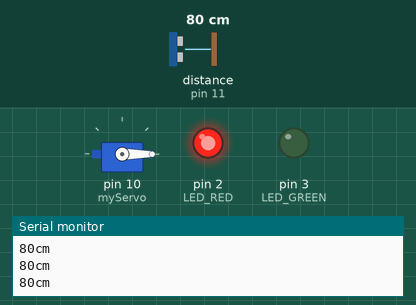
Simulated run of this sketch. Board: Arduino Uno, built with avr-gcc and run on an emulated ATmega328P. Shown: servo, output pins drawn as LEDs (lit = HIGH), the last lines printed to the serial monitor. The inputs (shaded band) are chosen by the test bench; at power-on: distance to the obstacle (sensor on pin 11) 80 cm. The echo pulse lasts 58.3 µs per cm.

Above: at 2.1 s.
2.2 s: distance to the obstacle (sensor on pin 11) set to 11 cm
3.7 s: distance to the obstacle (sensor on pin 11) set to 8 cm
At 4.01 s:
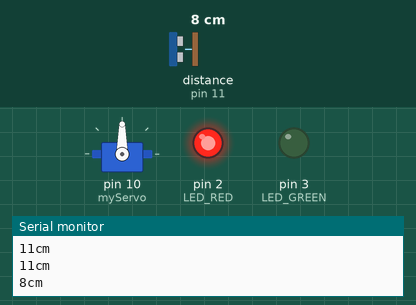
At 4.7 s:
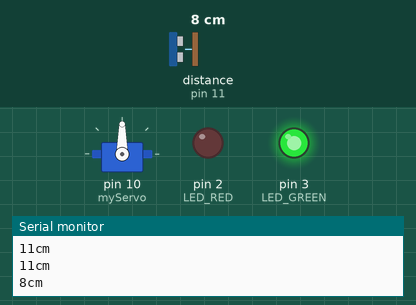
Timing chart, 0 to 11.8 s (numbered marks = the images above; inputs shaded):
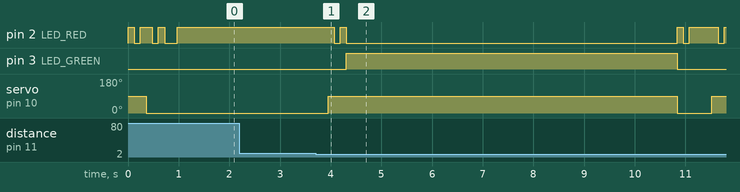

The sketch:

Automatic_Gate_Servo_Ultrasonic_Leds.ino
```cpp
#include "SR04.h"     //include library HC-SR04 for ultrasonic sensor
#include <Servo.h>    // including the Servo library

#define TRIG_PIN 11
#define ECHO_PIN 12


const byte LED_GREEN = 3;
const byte LED_RED = 2;

Servo myServo;
SR04 sr04 = SR04(ECHO_PIN,TRIG_PIN);
long distance;

void setup() {
  pinMode(LED_GREEN, OUTPUT);
  pinMode(LED_RED, OUTPUT);
  Serial.begin(9600);    //Initialization of Serial Port (optional)
  myServo.attach(10);    //connect pin 9 with the control line(the middle line of Servo)
  myServo.write(0);    // move servos to center position -> 90°


  //test
  myServo.write(90);
  digitalWrite(LED_GREEN, LOW);
  digitalWrite(LED_RED, HIGH);
  delay(120);
  digitalWrite(LED_RED, LOW);
  delay(120);
  digitalWrite(LED_RED, HIGH);
  delay(120);
  myServo.write(0);
  digitalWrite(LED_RED, HIGH);
  delay(120);
  digitalWrite(LED_RED, LOW);
  delay(120);
  digitalWrite(LED_RED, HIGH);
  delay(120);

  digitalWrite(LED_RED, LOW);
  delay(250);

}

void loop() {
   digitalWrite(LED_RED, HIGH);
   distance = sr04.Distance();
   Serial.print(distance);      //optional
   Serial.println("cm");

  if(distance < 10){
    openGate();
  }

  delay(300);

}

void openGate(){
  myServo.write(90);    // move servos to center position -> 90° (open)
    digitalWrite(LED_RED, HIGH);
    delay(120);
    digitalWrite(LED_RED, LOW);
    delay(120);
    digitalWrite(LED_RED, HIGH);
    delay(120);
    digitalWrite(LED_RED, LOW);
    digitalWrite(LED_GREEN, HIGH);
   delay(3500);

   distance = sr04.Distance();
   if(distance < 20){
    Serial.print(distance);      //optional
    Serial.println("cm (gate check)");
    delay(3000);
   }

   myServo.write(0);  //close gate
   digitalWrite(LED_GREEN, LOW);
   digitalWrite(LED_RED, HIGH);
    delay(120);
    digitalWrite(LED_RED, LOW);
    delay(120);
    digitalWrite(LED_RED, HIGH);
    delay(120);
}
```

Measured:
- the behaviour switches between 10 and 9 cm on distance to the obstacle (sensor on pin 11) (found by bisection; images 0 and 1)
- after the input at 3.7 s, pin 2 (LED_RED): HIGH → LOW after 0.37 s, → HIGH 0.12 s later, → LOW 0.12 s later, → HIGH 6.5 s later, … (8 changes in this stretch); pin 3 (LED_GREEN): LOW → HIGH after 0.61 s, → LOW 6.5 s later; servo on pin 10 (myServo): 0° → 90° after 0.25 s, → 0° 6.9 s later, → 90° 0.69 s later
